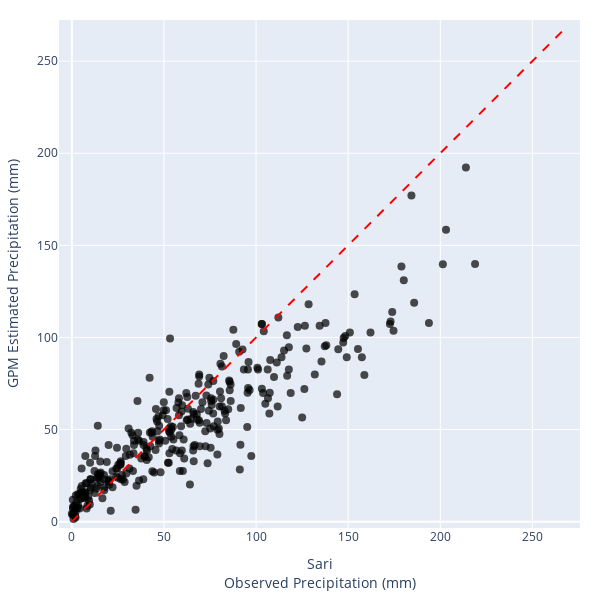
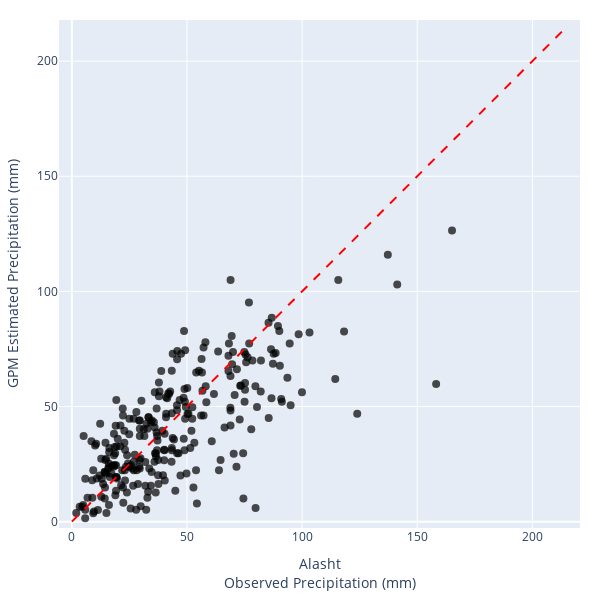
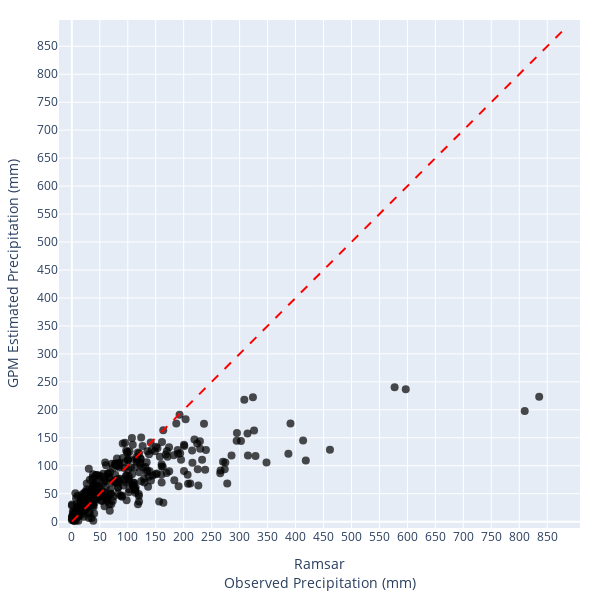

The notebook cell these images were saved under, in order:
### Code cell
for st in SELECTED_STATIONS:
    station_data = data.query("station_name == @st")[['date', 'rrr24', 'GPM']].dropna()

    fig = px.scatter(
        station_data,
        x='rrr24',
        y='GPM',
        labels={
            "rrr24": f"{st}<br>Observed Precipitation (mm)",
            "GPM": "GPM Estimated Precipitation (mm)"
        },
        opacity=0.7,
        color_discrete_sequence=["black"],
    )

    fig.update_traces(marker=dict(size=8, color="black"))

    max_limit = max(station_data['rrr24'].max(),
                    station_data['GPM'].max()) + 50
    
    tick_vals = np.arange(0, max_limit + 1, 50)

    fig.update_layout(
        xaxis=dict(range=[0, max_limit], tickvals=tick_vals),
        yaxis=dict(range=[0, max_limit], tickvals=tick_vals),
        width=600,
        height=600,
        title=None,
        margin=dict(l=20, r=20, t=20, b=20),
    )
    fig.update_yaxes(scaleanchor="x", scaleratio=1)

    fig.add_trace(go.Scatter(
        x=[0, max_limit],
        y=[0, max_limit],
        mode="lines",
        line=dict(color="red", dash="dash"),
        showlegend=False
    ))

    fig.show()

### Figure 1 — Plotly figure (JSON) as saved in the notebook; plotly's stock layout.template omitted (floating-point values rounded to 4 significant figures; data arrays with more than 128 entries replaced by an {"elided": "..."} marker saying what was removed)
{"data": [{"hovertemplate": "Sari<br>Observed Precipitation (mm)=%{x}<br>GPM Estimated Precipitation (mm)=%{y}<extra></extra>", "legendgroup": "", "marker": {"color": "black", "opacity": 0.7, "size": 8, "symbol": "circle"}, "mode": "markers", "name": "", "orientation": "v", "showlegend": false, "type": "scatter", "x": {"elided": "311 float values"}, "xaxis": "x", "y": {"elided": "311 float values"}, "yaxis": "y"}, {"line": {"color": "red", "dash": "dash"}, "mode": "lines", "showlegend": false, "type": "scatter", "x": [0, 268.9], "y": [0, 268.9]}], "layout": {"height": 600, "legend": {"tracegroupgap": 0}, "margin": {"b": 20, "l": 20, "r": 20, "t": 20}, "title": {}, "width": 600, "xaxis": {"anchor": "y", "domain": [0, 1], "range": [0, 268.9], "tickvals": [0.0, 50.0, 100.0, 150.0, 200.0, 250.0], "title": {"text": "Sari<br>Observed Precipitation (mm)"}}, "yaxis": {"anchor": "x", "domain": [0, 1], "range": [0, 268.9], "scaleanchor": "x", "scaleratio": 1, "tickvals": [0.0, 50.0, 100.0, 150.0, 200.0, 250.0], "title": {"text": "GPM Estimated Precipitation (mm)"}}}}

### Figure 2 — Plotly figure (JSON) as saved in the notebook; plotly's stock layout.template omitted (floating-point values rounded to 4 significant figures; data arrays with more than 128 entries replaced by an {"elided": "..."} marker saying what was removed)
{"data": [{"hovertemplate": "Alasht<br>Observed Precipitation (mm)=%{x}<br>GPM Estimated Precipitation (mm)=%{y}<extra></extra>", "legendgroup": "", "marker": {"color": "black", "opacity": 0.7, "size": 8, "symbol": "circle"}, "mode": "markers", "name": "", "orientation": "v", "showlegend": false, "type": "scatter", "x": {"elided": "271 float values"}, "xaxis": "x", "y": {"elided": "271 float values"}, "yaxis": "y"}, {"line": {"color": "red", "dash": "dash"}, "mode": "lines", "showlegend": false, "type": "scatter", "x": [0, 215.1], "y": [0, 215.1]}], "layout": {"height": 600, "legend": {"tracegroupgap": 0}, "margin": {"b": 20, "l": 20, "r": 20, "t": 20}, "title": {}, "width": 600, "xaxis": {"anchor": "y", "domain": [0, 1], "range": [0, 215.1], "tickvals": [0.0, 50.0, 100.0, 150.0, 200.0], "title": {"text": "Alasht<br>Observed Precipitation (mm)"}}, "yaxis": {"anchor": "x", "domain": [0, 1], "range": [0, 215.1], "scaleanchor": "x", "scaleratio": 1, "tickvals": [0.0, 50.0, 100.0, 150.0, 200.0], "title": {"text": "GPM Estimated Precipitation (mm)"}}}}

### Figure 3 — Plotly figure (JSON) as saved in the notebook; plotly's stock layout.template omitted (floating-point values rounded to 4 significant figures; data arrays with more than 128 entries replaced by an {"elided": "..."} marker saying what was removed)
{"data": [{"hovertemplate": "Ramsar<br>Observed Precipitation (mm)=%{x}<br>GPM Estimated Precipitation (mm)=%{y}<extra></extra>", "legendgroup": "", "marker": {"color": "black", "opacity": 0.7, "size": 8, "symbol": "circle"}, "mode": "markers", "name": "", "orientation": "v", "showlegend": false, "type": "scatter", "x": {"elided": "331 float values"}, "xaxis": "x", "y": {"elided": "331 float values"}, "yaxis": "y"}, {"line": {"color": "red", "dash": "dash"}, "mode": "lines", "showlegend": false, "type": "scatter", "x": [0, 885.6], "y": [0, 885.6]}], "layout": {"height": 600, "legend": {"tracegroupgap": 0}, "margin": {"b": 20, "l": 20, "r": 20, "t": 20}, "title": {}, "width": 600, "xaxis": {"anchor": "y", "domain": [0, 1], "range": [0, 885.6], "tickvals": [0.0, 50.0, 100.0, 150.0, 200.0, 250.0, 300.0, 350.0, 400.0, 450.0, 500.0, 550.0, 600.0, 650.0, 700.0, 750.0, 800.0, 850.0], "title": {"text": "Ramsar<br>Observed Precipitation (mm)"}}, "yaxis": {"anchor": "x", "domain": [0, 1], "range": [0, 885.6], "scaleanchor": "x", "scaleratio": 1, "tickvals": [0.0, 50.0, 100.0, 150.0, 200.0, 250.0, 300.0, 350.0, 400.0, 450.0, 500.0, 550.0, 600.0, 650.0, 700.0, 750.0, 800.0, 850.0], "title": {"text": "GPM Estimated Precipitation (mm)"}}}}
